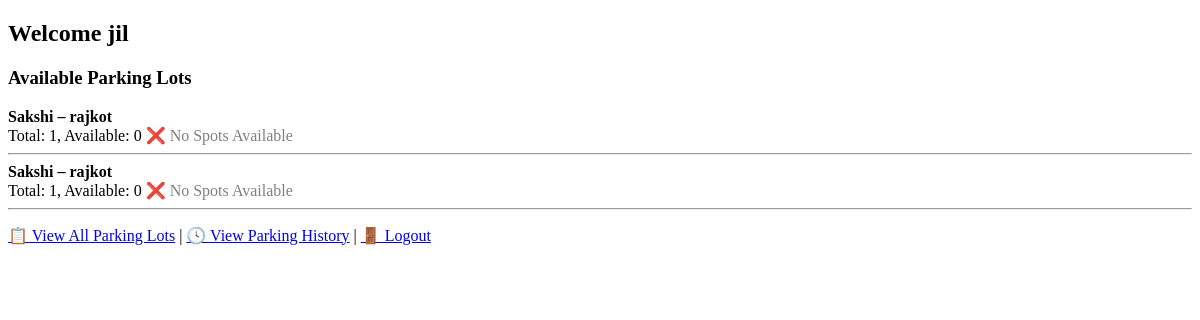
The app's page /user_dashboard (signed in), older data.
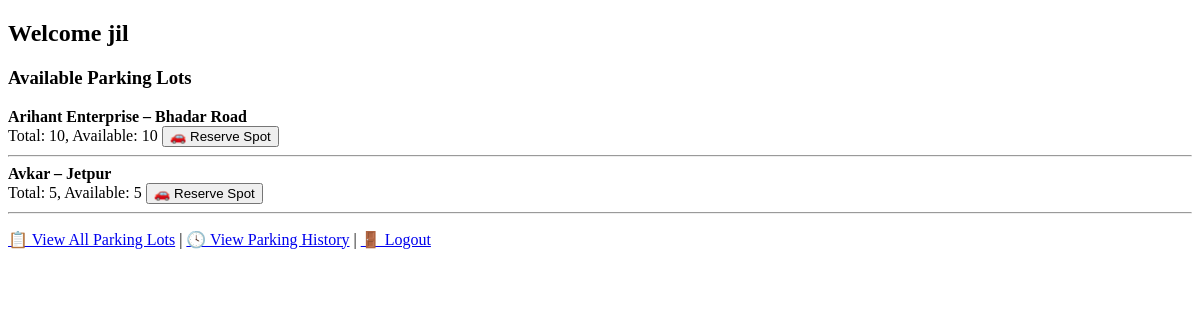
The same page, newer data.
### tables this page shows
CREATE TABLE parking_lots (
            id INTEGER PRIMARY KEY AUTOINCREMENT,
            name TEXT NOT NULL,
            address TEXT NOT NULL,
            pin_code TEXT,
            total_spots INTEGER NOT NULL,
            available_spots INTEGER NOT NULL
        );

### app.py (the view)
@app.route('/user_dashboard')
def user_dashboard():
    if 'id' not in session or session.get('role') != 'user':
        return redirect(url_for('login'))
    conn = get_db_connection()
    user_id = session['id']
    lots = [dict(row) for row in conn.execute('SELECT * FROM parking_lots').fetchall()]
    spot_row = conn.execute('SELECT * FROM parking_spots WHERE current_user_id = ?', (user_id,)).fetchone()
    spot = dict(spot_row) if spot_row else None
    current_lot = None
    if spot:
        lot_row = conn.execute('SELECT * FROM parking_lots WHERE id = ?', (spot['lot_id'],)).fetchone()
        current_lot = dict(lot_row) if lot_row else None
    full_name = conn.execute('SELECT full_name FROM users WHERE id = ?', (user_id,)).fetchone()['full_name']
    conn.close()
    return render_template('user_dashboard.html',
                           full_name=full_name,
                           lots=lots,
                           current_spot=spot,
                           current_lot=current_lot)

### app.py (called while the page is built)
def get_db_connection():
    conn = sqlite3.connect(DATABASE)
    conn.row_factory = sqlite3.Row
    return conn

### templates/user_dashboard.html (shortened to what this page needs)
<!DOCTYPE html>
<html lang="en">
<head>
</head>
<body>
    <h2>Welcome {{ full_name }}</h2>
    <h3>Available Parking Lots</h3>
    {% for lot in lots %}
        <div>
            <strong>{{ lot.name }} – {{ lot.address }}</strong><br>
            Total: {{ lot.total_spots }}, Available: {{ lot.available_spots }}
            {% if current_spot %}
                {% if lot.id == current_lot.id %}
                    <p style="color: green;">✅ You have already reserved a spot in this lot.</p>
                {% else %}
                    <span style="color: gray;">🔒 You already have a spot in another lot.</span>
                {% endif %}
            {% else %}
                {% if lot.available_spots > 0 %}
                    <form action="{{ url_for('reserve', lot_id=lot.id) }}" method="post" style="display:inline;">
                        <button type="submit">🚗 Reserve Spot</button>
                    </form>
                {% else %}
                    <span style="color: gray;">❌ No Spots Available</span>
                {% endif %}
            {% endif %}
        </div>
        <hr>
    {% endfor %}
    <p>
        <a href="{{ url_for('view_lots') }}">📋 View All Parking Lots</a> |
        <a href="{{ url_for('user_history') }}">🕓 View Parking History</a> |
        <a href="{{ url_for('logout') }}">🚪 Logout</a>
    </p>
</body>
</html>

Row changes from the older to the newer data that the page shows:
removed parking_lots: name "Sakshi", address "rajkot", total_spots "1", available_spots "0", shows "❌ No Spots Available"
removed parking_lots: name "Sakshi", address "rajkot", total_spots "1", available_spots "0", shows "❌ No Spots Available"
added parking_lots: name "Arihant Enterprise", address "Bhadar Road", total_spots "10", available_spots "10"
added parking_lots: name "Avkar", address "Jetpur", total_spots "5", available_spots "5"
